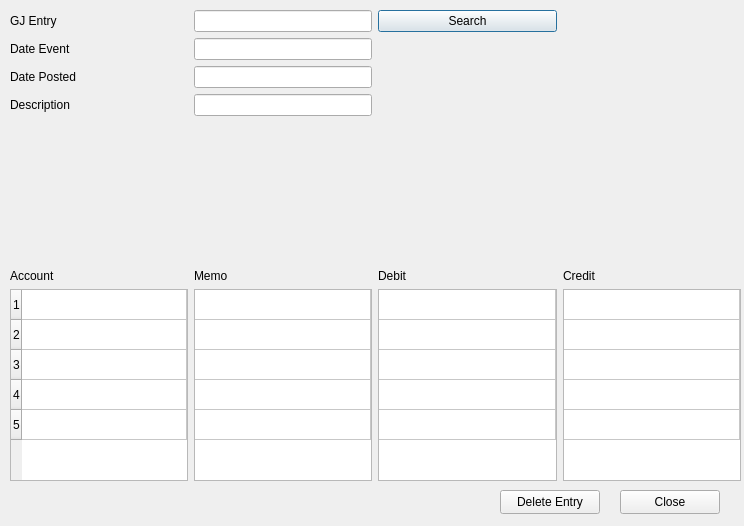
<?xml version="1.0" encoding="UTF-8"?>
<ui version="4.0">
 <class>Dialog</class>
 <widget class="QDialog" name="Dialog">
  <property name="windowModality">
   <enum>Qt::WindowModal</enum>
  </property>
  <property name="geometry">
   <rect>
    <x>0</x>
    <y>0</y>
    <width>744</width>
    <height>526</height>
   </rect>
  </property>
  <property name="windowTitle">
   <string>View GJ Entry</string>
  </property>
  <widget class="QWidget" name="gridLayoutWidget">
   <property name="geometry">
    <rect>
     <x>10</x>
     <y>10</y>
     <width>731</width>
     <height>471</height>
    </rect>
   </property>
   <layout class="QGridLayout" name="gridLayout">
    <item row="0" column="0">
     <widget class="QLabel" name="label">
      <property name="text">
       <string>GJ Entry</string>
      </property>
     </widget>
    </item>
    <item row="0" column="1">
     <widget class="QLineEdit" name="lineEdit"/>
    </item>
    <item row="1" column="0">
     <widget class="QLabel" name="label_2">
      <property name="text">
       <string>Date Event</string>
      </property>
     </widget>
    </item>
    <item row="1" column="1">
     <widget class="QLineEdit" name="lineEdit_2">
      <property name="readOnly">
       <bool>true</bool>
      </property>
     </widget>
    </item>
    <item row="2" column="0">
     <widget class="QLabel" name="label_3">
      <property name="text">
       <string>Date Posted</string>
      </property>
     </widget>
    </item>
    <item row="2" column="1">
     <widget class="QLineEdit" name="lineEdit_3">
      <property name="readOnly">
       <bool>true</bool>
      </property>
     </widget>
    </item>
    <item row="3" column="0">
     <widget class="QLabel" name="label_4">
      <property name="text">
       <string>Description</string>
      </property>
     </widget>
    </item>
    <item row="3" column="1">
     <widget class="QLineEdit" name="lineEdit_4">
      <property name="readOnly">
       <bool>true</bool>
      </property>
     </widget>
    </item>
    <item row="5" column="0">
     <widget class="QLabel" name="label_5">
      <property name="text">
       <string>Account</string>
      </property>
     </widget>
    </item>
    <item row="5" column="1">
     <widget class="QLabel" name="label_6">
      <property name="text">
       <string>Memo</string>
      </property>
     </widget>
    </item>
    <item row="5" column="2">
     <widget class="QLabel" name="label_7">
      <property name="text">
       <string>Debit</string>
      </property>
     </widget>
    </item>
    <item row="5" column="3">
     <widget class="QLabel" name="label_8">
      <property name="text">
       <string>Credit</string>
      </property>
     </widget>
    </item>
    <item row="4" column="0">
     <spacer name="verticalSpacer">
      <property name="orientation">
       <enum>Qt::Vertical</enum>
      </property>
      <property name="sizeHint" stdset="0">
       <size>
        <width>20</width>
        <height>40</height>
       </size>
      </property>
     </spacer>
    </item>
    <item row="0" column="2">
     <widget class="QPushButton" name="pushButton_3">
      <property name="text">
       <string>Search</string>
      </property>
     </widget>
    </item>
    <item row="6" column="0">
     <widget class="QTableWidget" name="tableWidget">
      <property name="editTriggers">
       <set>QAbstractItemView::NoEditTriggers</set>
      </property>
      <property name="rowCount">
       <number>5</number>
      </property>
      <property name="columnCount">
       <number>1</number>
      </property>
      <attribute name="horizontalHeaderVisible">
       <bool>false</bool>
      </attribute>
      <attribute name="horizontalHeaderHighlightSections">
       <bool>true</bool>
      </attribute>
      <attribute name="horizontalHeaderStretchLastSection">
       <bool>true</bool>
      </attribute>
      <attribute name="verticalHeaderVisible">
       <bool>true</bool>
      </attribute>
      <attribute name="verticalHeaderVisible">
       <bool>true</bool>
      </attribute>
      <attribute name="horizontalHeaderStretchLastSection">
       <bool>true</bool>
      </attribute>
      <attribute name="horizontalHeaderVisible">
       <bool>false</bool>
      </attribute>
      <attribute name="horizontalHeaderHighlightSections">
       <bool>true</bool>
      </attribute>
      <row/>
      <row/>
      <row/>
      <row/>
      <row/>
      <column/>
     </widget>
    </item>
    <item row="6" column="1">
     <widget class="QTableWidget" name="tableWidget_2">
      <property name="editTriggers">
       <set>QAbstractItemView::NoEditTriggers</set>
      </property>
      <property name="rowCount">
       <number>5</number>
      </property>
      <property name="columnCount">
       <number>1</number>
      </property>
      <attribute name="horizontalHeaderVisible">
       <bool>false</bool>
      </attribute>
      <attribute name="horizontalHeaderHighlightSections">
       <bool>true</bool>
      </attribute>
      <attribute name="horizontalHeaderStretchLastSection">
       <bool>true</bool>
      </attribute>
      <attribute name="verticalHeaderVisible">
       <bool>false</bool>
      </attribute>
      <attribute name="verticalHeaderVisible">
       <bool>false</bool>
      </attribute>
      <attribute name="horizontalHeaderStretchLastSection">
       <bool>true</bool>
      </attribute>
      <attribute name="horizontalHeaderVisible">
       <bool>false</bool>
      </attribute>
      <attribute name="horizontalHeaderHighlightSections">
       <bool>true</bool>
      </attribute>
      <row/>
      <row/>
      <row/>
      <row/>
      <row/>
      <column/>
     </widget>
    </item>
    <item row="6" column="2">
     <widget class="QTableWidget" name="tableWidget_3">
      <property name="editTriggers">
       <set>QAbstractItemView::NoEditTriggers</set>
      </property>
      <property name="rowCount">
       <number>5</number>
      </property>
      <property name="columnCount">
       <number>1</number>
      </property>
      <attribute name="horizontalHeaderVisible">
       <bool>false</bool>
      </attribute>
      <attribute name="horizontalHeaderHighlightSections">
       <bool>true</bool>
      </attribute>
      <attribute name="horizontalHeaderStretchLastSection">
       <bool>true</bool>
      </attribute>
      <attribute name="verticalHeaderVisible">
       <bool>false</bool>
      </attribute>
      <attribute name="verticalHeaderVisible">
       <bool>false</bool>
      </attribute>
      <attribute name="horizontalHeaderStretchLastSection">
       <bool>true</bool>
      </attribute>
      <attribute name="horizontalHeaderVisible">
       <bool>false</bool>
      </attribute>
      <attribute name="horizontalHeaderHighlightSections">
       <bool>true</bool>
      </attribute>
      <row/>
      <row/>
      <row/>
      <row/>
      <row/>
      <column/>
     </widget>
    </item>
    <item row="6" column="3">
     <widget class="QTableWidget" name="tableWidget_4">
      <property name="editTriggers">
       <set>QAbstractItemView::NoEditTriggers</set>
      </property>
      <property name="rowCount">
       <number>5</number>
      </property>
      <property name="columnCount">
       <number>1</number>
      </property>
      <attribute name="horizontalHeaderVisible">
       <bool>false</bool>
      </attribute>
      <attribute name="horizontalHeaderHighlightSections">
       <bool>true</bool>
      </attribute>
      <attribute name="horizontalHeaderStretchLastSection">
       <bool>true</bool>
      </attribute>
      <attribute name="verticalHeaderVisible">
       <bool>false</bool>
      </attribute>
      <attribute name="verticalHeaderVisible">
       <bool>false</bool>
      </attribute>
      <attribute name="horizontalHeaderStretchLastSection">
       <bool>true</bool>
      </attribute>
      <attribute name="horizontalHeaderVisible">
       <bool>false</bool>
      </attribute>
      <attribute name="horizontalHeaderHighlightSections">
       <bool>true</bool>
      </attribute>
      <row/>
      <row/>
      <row/>
      <row/>
      <row/>
      <column/>
     </widget>
    </item>
   </layout>
  </widget>
  <widget class="QPushButton" name="pushButton">
   <property name="geometry">
    <rect>
     <x>620</x>
     <y>490</y>
     <width>100</width>
     <height>24</height>
    </rect>
   </property>
   <property name="text">
    <string>Close</string>
   </property>
  </widget>
  <widget class="QPushButton" name="pushButton_2">
   <property name="geometry">
    <rect>
     <x>500</x>
     <y>490</y>
     <width>100</width>
     <height>24</height>
    </rect>
   </property>
   <property name="text">
    <string>Delete Entry</string>
   </property>
  </widget>
 </widget>
 <resources/>
 <connections/>
</ui>
